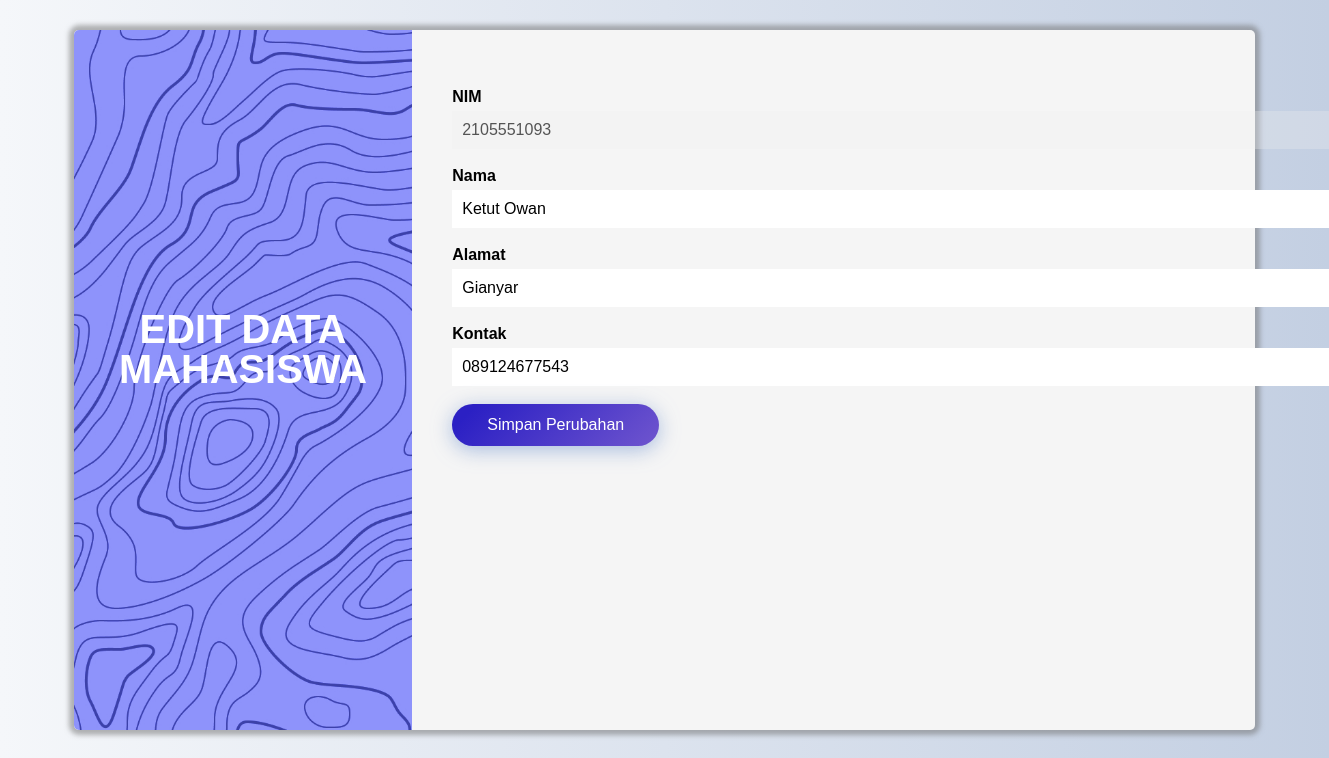
Page /php/edit.php?NIM=2105551093 on the committed database.
### tables this page shows
CREATE TABLE `mahasiswa` (
  `NIM` varchar(12) NOT NULL,
  `Namamhs` varchar(255) DEFAULT NULL,
  `Alamatmhs` varchar(255) DEFAULT NULL,
  `Kontakmhs` varchar(14) DEFAULT NULL,
  PRIMARY KEY (`NIM`)
);

### php/query.php (called while the page is built, shortened)
<?php
    $host = "localhost";
    $database = "prodi";
    $username = "root";
    $password = "";
    $conn = mysqli_connect($host, $username, $password, $database);
function query($query){
    global $conn;
    $sql = mysqli_query($conn, $query);
    $result = array();
    while ($data = mysqli_fetch_array($sql)){
        $result[] = $data;
    }
    return $result;
}
?>

### php/edit.php (the view, shortened to what this page needs)
<?php
    include 'query.php';
    $id = $_GET['NIM'];
    $value = query("SELECT * FROM mahasiswa WHERE NIM = '$id'")[0];
?>
<!DOCTYPE html>
<html lang="en">
<head>
    <link rel="stylesheet" href="../css/style.css">
</head>
<body>
    <div class="box-form">
        <div class="left">
            <div class="overlay">
                <h1>
                EDIT DATA
                MAHASISWA
                </h1>
            </div>
        </div>
        <div class="right">
            <div class="input-control">
                <form action="" method="post">
                    <div>
                        <br>
                        <label for=""><b>NIM</b></label>
                        <input type="text" name="NIM" id="NIM" value="<?= $value["NIM"] ?>"disabled>
                    </div>
                    <div>
                        <br>
                        <label for=""><b>Nama</b></label>
                        <input type="text" name="Namamhs" id="Namamhs" value="<?= $value["Namamhs"] ?>">
                    </div>
                    <div>
                        <br>
                        <label for=""><b>Alamat</b></label>
                        <input type="text" name="Alamatmhs" id="Alamatmhs" value="<?= $value["Alamatmhs"] ?>">
                    </div>
                    <div>
                        <br>
                        <label for=""><b>Kontak</b></label>
                        <input type="text" name="Kontakmhs" id="Kontakmhs" value="<?= $value["Kontakmhs"] ?>">
                    </div>
                    <div>
                        <br>
                        <button name="submit">Simpan Perubahan</button>
                    </div>
                </form>
            </div>
        </div>
    </div>
</body>
</html>

### css/style.css (style rules this page uses)
body { background: linear-gradient(to right, #f5f7fa, #c3cfe2); background-size: cover; background-repeat: no-repeat; background-attachment: fixed; margin-top: 30px; font-family: 'Poppins', sans-serif; }
.box-form { margin: 0 auto; width: 90%; height: 700px; background: whitesmoke; border-radius: 5px; overflow: hidden; display: flex; flex: 1 1 100%; align-items: stretch; box-shadow: 0 0 5px 5px #70707085; }
.box-form div { height: auto; }
.box-form .left { color: #FFFFFF; background-size: cover; background-repeat: no-repeat; background-image: url("background.jpg"); overflow: hidden; }
.box-form .left .overlay { padding: 30px; height: 100%; background: #5961f9ad; overflow: hidden; box-sizing: border-box; }
.box-form .left .overlay h1 { font-size: 3vmax; line-height: 1; font-weight: 700; margin-top: 250px; margin-bottom: 20px; text-align: center; }
.box-form .right { padding: 40px; overflow: hidden; }
@media (max-width: 2000px) { .box-form .right { width: 100%; } }
.box-form .right button { color: #fff; font-size: 16px; padding: 12px 35px; border-radius: 50px; display: inline-block; border: 0; outline: 0; box-shadow: 0px 4px 20px 0px #7e9cd3a6; background-image: linear-gradient(135deg, #2b20c4 10%, #6f55ce 100%); }
.box-form .right input { width: 310%; padding: 10px; margin-top: 5px; font-size: 16px; border: none; }
.input-control { position: absolute; display: flex; flex-direction: column; }

### rows in the picture
mahasiswa: NIM "2105551093", Namamhs "Ketut Owan", Alamatmhs "Gianyar", Kontakmhs "089124677543"
